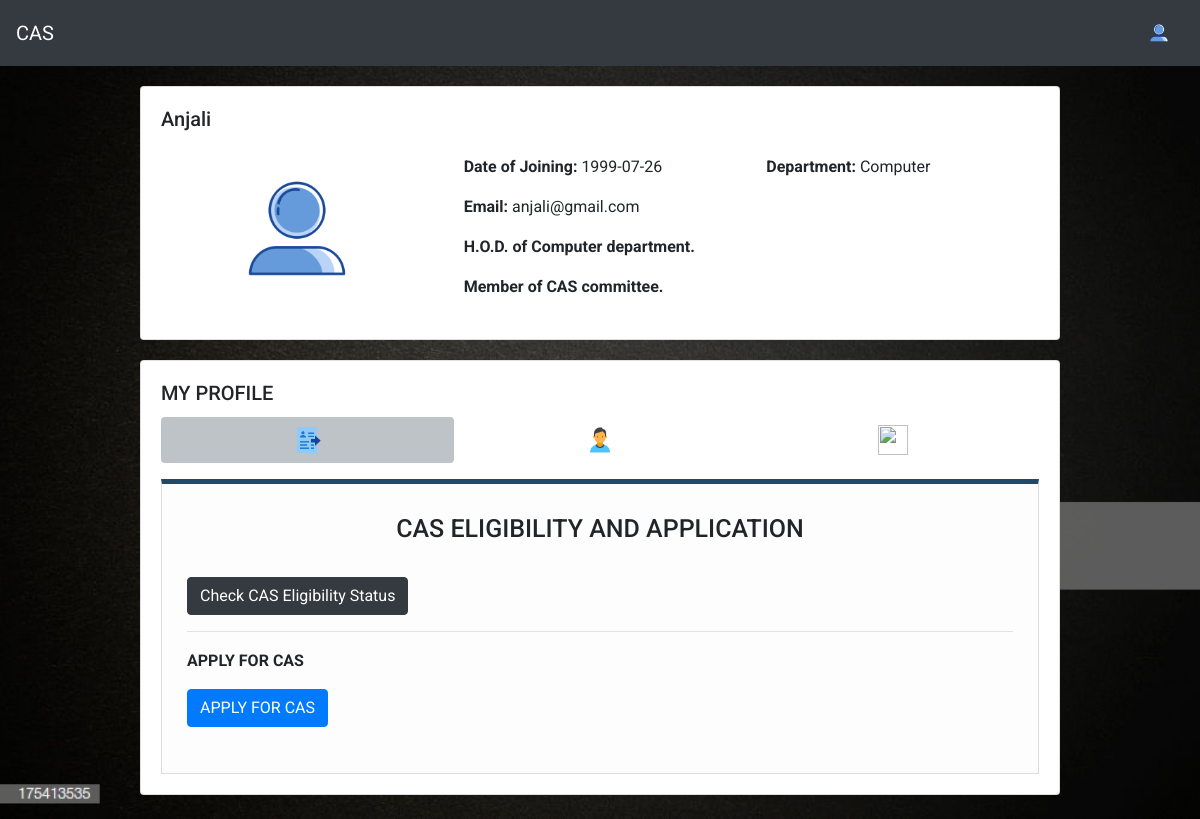
Page /userprofile.php (signed in) on the earlier database version.
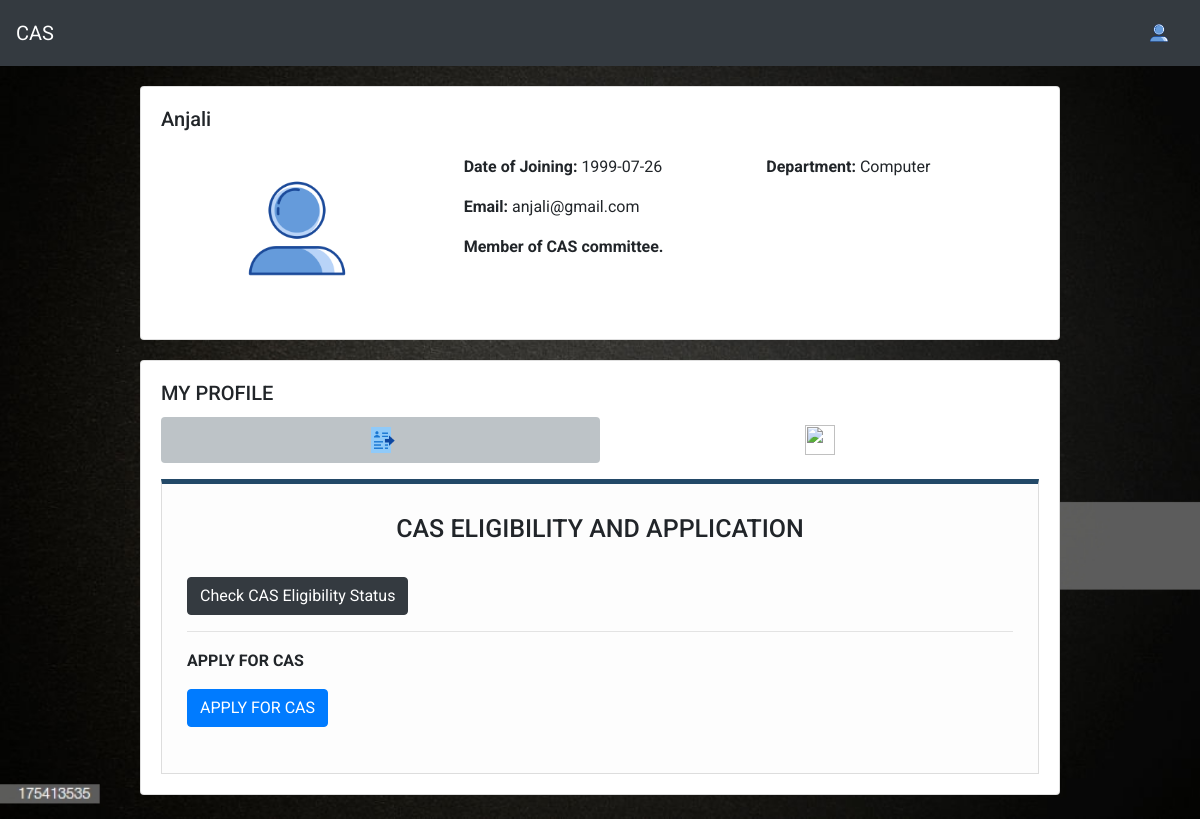
Same page on the later database version.
### tables this page shows
CREATE TABLE `faculty_table` (
  `id` int(11) NOT NULL,
  `faculty_name` varchar(100) NOT NULL,
  `email` varchar(50) NOT NULL,
  `password` varchar(256) NOT NULL,
  `date_of_joining` date NOT NULL,
  `department` varchar(50) NOT NULL,
  `profilePicLocation` varchar(100) NOT NULL DEFAULT 'defaults/default_userprofile_pic.png',
  `hod` int(11) NOT NULL,
  `committee` int(11) NOT NULL,
  `principal` int(11) NOT NULL,
  `admin` int(11) NOT NULL
);

### userprofile.php (the view, shortened to what the changed rows need)
<?php
if(!isset($_SESSION['id']))
{
	header("LOCATION: index.php");
}
else
{
include 'dbh.php';
$userId=mysqli_real_escape_string($conn,$_SESSION['id']);
include 'top.php';
?>
   	<nav class="navbar navbar-expand-lg sticky-top navbar-dark bg-dark">
	  	<a class="navbar-brand" href="#">CAS</a>
	  	<div class="collapse navbar-collapse" id="navbarSupportedContent">
		    <ul class="navbar-nav ml-auto">
		      	<?php
		      	if(!isset($_SESSION['id']))
		      	{
			      	?>
			      	<li class="nav-item">
			        	<a class="nav-link" href="index.php">Sign Up | Sign In</a>
			      	</li>
			      	<?php
			    }
			    else
			    {
			    	?>
			      	<li class="nav-item dropdown">
				        <img class="nav-link dropdown-toggle" src="defaults/default_userprofile_pic.png" width="50px" style="cursor: pointer" id="navbarDropdown" role="button" data-toggle="dropdown" aria-haspopup="true" aria-expanded="false">
			      	</li>
			      	<?php
		      	}
		      	?>
		    </ul>
	  	</div>
	</nav>
   	<div class="container">
		<div class="row justify-content-center">
			<div class="col-md-10">
				<?php
				$sql="SELECT email, faculty_name, date_of_joining, department, profilePicLocation, hod, committee, principal, admin FROM faculty_table WHERE id='$userId'";
				$result=mysqli_query($conn,$sql);
				$row=mysqli_fetch_assoc($result);
				$email=$row['email'];
				$faculty_name=$row['faculty_name'];
				$date_of_joining=$row['date_of_joining'];
				$department=$row['department'];
				$profilePicLocation=$row['profilePicLocation'];
				$hod=$row['hod'];
				$committee=$row['committee'];
				$principal=$row['principal'];
				?>
				<div class="card userprofile-card">
			      	<div class="card-body">
			      		<div class="row">
			      			<div class="col-md-11 col-sm-10 col-xs-9">
			      				<h5><?php echo $faculty_name; ?></h5>
			      			</div>
			      		</div>
			        	<div class="row">
			        		<div class="col-md-4">
			        			<img class="img-responsive" src="<?php echo $profilePicLocation; ?>" width="180px" height="180px" style="overflow: hidden;border-radius: 50%;display:block;margin:0 auto;object-fit: cover;">
			        		</div>
			        		<div class="col-md-4">
			        			<p class="card-text" style="margin-top:1rem"><b>Date of Joining:</b> <?php echo $date_of_joining; ?></p>
			        			<p class="card-text"><b>Email:</b> <?php echo $email; ?></p>
			        			<?php
			        			if($hod==1)
			        			{
			        				?>
			        				<p class="card-text"><b>H.O.D. of <?php echo $department; ?> department.</b></p>
			        				<?php
			        			}
			        			if($committee==1)
			        			{
			        				?>
			        				<p class="card-text"><b>Member of CAS committee.</b></p>
			        				<?php
			        			}
			        			?>
			        		</div>
			        		<div class="col-md-4">
			        			<p class="card-text" style="margin-top:1rem"><b>Department:</b> <?php echo $department; ?></p>
			        		</div>
			        	</div>
			      	</div>
			    </div>
			    <div class="card userprofile-card">
			      	<div class="card-body">
			        	<h5 class="card-title">MY PROFILE</h5>
			        	<ul class="nav nav-pills mb-3 justify-content-center nav-fill" id="pills-tab" role="tablist">
						  	<li class="nav-item">
						    	<a class="nav-link active" id="pills-apply-tab" data-toggle="pill" href="#pills-apply" role="tab" aria-controls="pills-apply" aria-selected="true"><img src="apply.png" style="width:30px;height:30px"></a>
						  	</li>
						  	<?php
							if($hod==1)
							{
							?>
						  	<li class="nav-item">
						    	<a class="nav-link" id="pills-profile-tab" data-toggle="pill" href="#pills-profile" role="tab" aria-controls="pills-profile" aria-selected="false"><img src="profile.png" style="width:30px;height:30px"></a>
						  	</li>
						  	<?php
						  	}
						  	?>
						  	<?php
							if($committee==1 || $principal==1)
							{
							?>
						  	<li class="nav-item">
						    	<a class="nav-link" id="pills-all-faculty-tab" data-toggle="pill" href="#pills-all-faculty" role="tab" aria-controls="pills-all-faculty" aria-selected="false"><img src="all-profile.png" style="width:30px;height:30px"></a>
						  	</li>
							<?php
							}
							?>
						</ul>
						<div class="tab-content" id="pills-tabContent">
					  		<div class="tab-pane fade show active" id="pills-apply" role="tabpanel" aria-labelledby="pills-apply-tab">
					  			<h3 class="text-center">CAS ELIGIBILITY AND APPLICATION</h3><br>
					  			<p>
								  	<button class="btn btn-dark" type="button" data-toggle="collapse" data-target="#collapseEligible" aria-expanded="false" aria-controls="collapseEligible">
								    Check CAS Eligibility Status
								  	</button>
								</p>
								    	<?php
										$now = time();
										$your_date = strtotime($date_of_joining);
										$datediff = $now - $your_date;
										$years = floor($datediff / (365*60*60*24));
										$eligible=0;
									    if($years>=5)
									    {
									    	$eligible=1;
									    	?>
									    	<?php
									    }
									    else
									    {
									    	?>
									    	<p class="card-text"><img src="error.png" style="width:32px"> Not Eligible for CAS</p>
									    	<?php
									    }
									    ?>
								<?php
								if($eligible==1)
								{
									?>
									<hr>
									<p class="card-text"><b>APPLY FOR CAS</b></p>
									<p>
									  	<button class="btn btn-primary" type="button" data-toggle="collapse" data-target="#collapseFormMenu" aria-expanded="false" aria-controls="collapseFormMenu">
									    APPLY FOR CAS
									  	</button>
									</p>
									<?php
								}
								?>
					  		</div>
						</div>
			      	</div>
			    </div>
			</div>
		</div>
	</div>
	<br>
</body>
</html>
<?php
}
?>

Differences in the rows shown:
changed faculty_table "Anjali": hod 1 → 0 (drawn); department "Computer" → (not shown)
Other differences:
text no longer shown: "H.O.D. of department."
